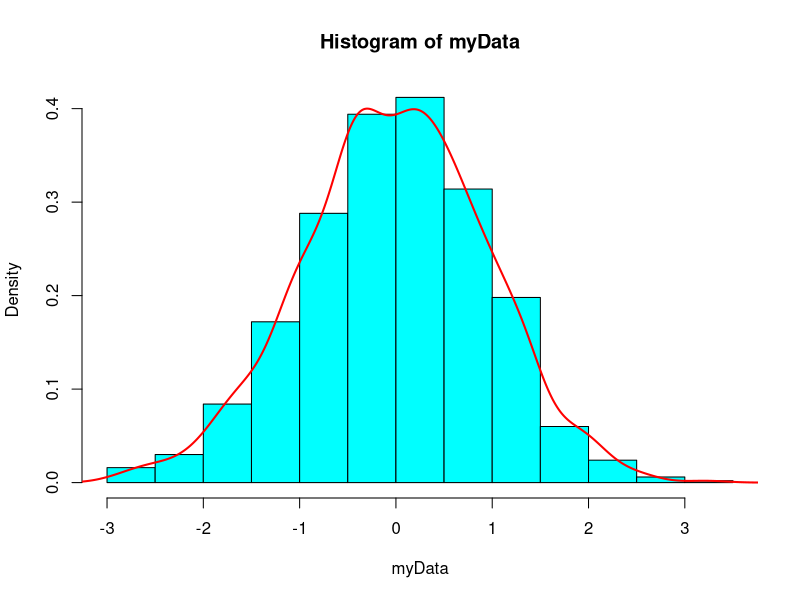

Here is the R script that generated this plot:
## ---- chunk 1
myData <- rnorm(1000, mean = 0, sd = 1)
# first three observations
head(myData, n = 3)
## ---- chunk 2
hist(myData, col = "cyan", prob = T)
# to plot empirical density
lines(density(myData), col = "red", lwd = "2")

